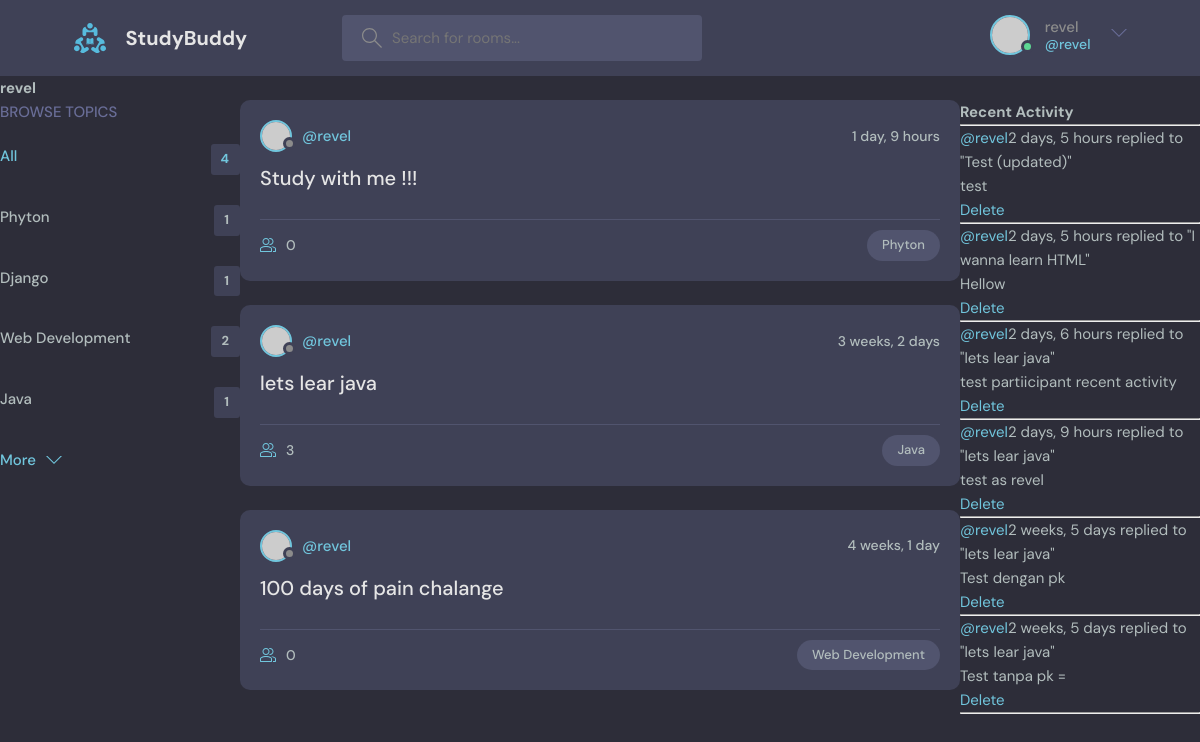
/profile/1/ (signed in), run on the app's committed database.
### base/models.py (models this page shows, shortened)
class Topic(models.Model):
    name = models.CharField(max_length=200)

class Room(models.Model):
    host = models.ForeignKey(User, on_delete=models.SET_NULL, null = True) #user hostnya
    topic = models.ForeignKey(Topic, on_delete=models.SET_NULL, null = True)# 1 topik, tapi bisa have multiple room
    name = models.CharField(max_length=200) # charfield required untuk masukin maxlength
    description = models.TextField(null=True, blank= True) #textfield adalah charfield yang lebih gede
    participants = models.ManyToManyField(User, related_name= 'participants') #store siapa yang aktif di room
    updated = models.DateTimeField(auto_now=True)
    created = models.DateTimeField(auto_now_add= True)
    class Meta:
        ordering = [
            "-updated","-created",
                    ]
    def __str__(self):
        return str(self.name)

class Message(models.Model):
    user = models.ForeignKey(User, on_delete=models.CASCADE)
    room = models.ForeignKey(Room, on_delete=models.CASCADE)#relationship dengan database sebelumnya dengan model one to many (one room, bisa many message)
    body = models.TextField()
    updated = models.DateTimeField(auto_now=True)
    created = models.DateTimeField(auto_now_add=True)
    class Meta:
        ordering = [
            "-updated","-created",]
    def __str__(self):
        return self.body[0:50] #return first 50 character from the message

### base/views.py (the view)
# urls.py: path('profile/<str:pk>/',views.userProfile, name= "user-profile")
def userProfile(request,pk):
    user = User.objects.get(id= pk)
    rooms = user.room_set.all()
    room_messages = user.message_set.all()
    topics = Topic.objects.all()
    context = {'user':user, 'rooms' : rooms, 'room_messages' : room_messages, 'topics' : topics}
    return render (request, 'base/profile.html', context)

### base/templates/base/profile.html (shortened to what this page needs)
{% extends 'main.html' %}
{% block content %}
<h1>{{user.username}}</h1>
<div class ="profile-container">
    <div>{% include 'base/topic_component.html' %}</div>
    <div>{% include 'base/feed_component.html' %}</div>
    <div>{% include 'base/activity_component.html' %}</div>
</div>
{% endblock content %}

### templates/navbar.html (shortened to what this page needs)
{% load static %}
 <header class="header header--loggedIn">
      <div class="container">
        <a href="{%url 'home' %}" class="header__logo">
          <img src="{% static 'images/logo.svg' %}" />
          <h1>StudyBuddy</h1>
        </a>
        <form class="header__search" method ="GET" action =" {% url 'home'%}">
          <label>
            <input name ="q" placeholder="Search for rooms..." />
          </label>
        </form>
        <nav class="header__menu">
          {% if request.user.is_authenticated %}
          <div class="header__user">
            <a href="profile.html">
              <div class="avatar avatar--medium active">
                <img src="https://randomuser.me/api/portraits/men/37.jpg" />
              </div>
              <p>{{request.user.username}} <span>@{{request.user.username}}</span></p>
            </a>
            <button class="dropdown-button">
              <svg version="1.1" xmlns="http://www.w3.org/2000/svg" width="32" height="32" viewBox="0 0 32 32">
                <title>chevron-down</title>
                <path d="M16 21l-13-13h-3l16 16 16-16h-3l-13 13z"></path>
              </svg>
            </button>
          </div>
          {% else %}
          <a href="{% url 'login' %}">
            <img src="{% static 'images/avatar.svg' %}" />
            <p>Login</p>
          </a>
          {% endif %}
        </nav>
      </div>
    </header>

### base/templates/base/topic_component.html (shortened to what this page needs)
<div class="topics">
          <div class="topics__header">
            <h2>Browse Topics</h2>
          </div>
          <ul class="topics__list">
            <li>
              <a href="{%url 'home'%}" class="active">All <span>{{topics.count}}</span></a>
            </li>
              {% for topic in topics %}
            <li>
              <a href="{% url 'home'%}?q={{topic.name}}">{{topic.name}} <span>{{topic.room_set.all.count}}</span></a>
            </li>
              {% endfor%}
          </ul>
          <a class="btn btn--link" href="topics.html">
            More
            <svg version="1.1" xmlns="http://www.w3.org/2000/svg" width="32" height="32" viewBox="0 0 32 32">
              <title>chevron-down</title>
              <path d="M16 21l-13-13h-3l16 16 16-16h-3l-13 13z"></path>
            </svg>
          </a>
        </div>
            <div>
            </div>

### base/templates/base/feed_component.html (shortened to what this page needs)
{% for room in rooms %}
<div class="roomListRoom">
            <div class="roomListRoom__header">
              <a href="{%url 'user-profile' room.host.id %}" class="roomListRoom__author">
                <div class="avatar avatar--small">
                  <img src="https://randomuser.me/api/portraits/women/11.jpg" />
                </div>
                <span>@{{room.host.username}}</span>
              </a>
              <div class="roomListRoom__actions">
                <span>{{room.created|timesince}}</span>
              </div>
            </div>
            <div class="roomListRoom__content">
              <a href="{%url 'room' room.id %}">{{room.name}}</a>
            </div>
            <div class="roomListRoom__meta">
              <a href="{%url 'room' room.id %}" class="roomListRoom__joined">
                  {{room.participants.all.count}}
              </a>
              <p class="roomListRoom__topic">{{room.topic.name}}</p>
            </div>
          </div>
{% endfor %}

### base/templates/base/activity_component.html
            <h3>Recent Activity</h3>
            <hr>
            {% for room_message in room_messages%}
                <div>
                    <small><a href="{% url 'user-profile' room_message.user.id %}">@{{room_message.user}} </a>{{room_message.created|timesince}}</small>
                    <small>replied to "{{room_message.room}}"</small>
                    <p> {{room_message}}</p>
                    {% if request.user == room_message.user %}
                    <a href="{% url 'delete-message' room_message.id %}">Delete</a>
                    {% endif %}
                    <hr>
                </div>
            {%endfor%}

### base/templates/base/profile.html (style rules this page uses)
.profile-container { display: grid; grid-template-columns: 1fr 3fr 1fr; }

### data on the page
Topic: name "Phyton", room_set.all.count "1"
Topic: name "Django", room_set.all.count "1"
Topic: name "Web Development", room_set.all.count "2"
Topic: name "Java", room_set.all.count "1"
Room: host.username "revel", created "1 day, 9 hours", name "Study with me !!!", participants.all.count "0", topic.name "Phyton"
Room: host.username "revel", created "3 weeks, 2 days", name "lets lear java", participants.all.count "3", topic.name "Java"
Room: host.username "revel", created "4 weeks, 1 day", name "100 days of pain chalange", participants.all.count "0", topic.name "Web Development"
Message: user "revel", created "2 days, 5 hours", room "Test (updated)", body "test", shows "Delete"
Message: user "revel", created "2 days, 5 hours", room "I wanna learn HTML", body "Hellow", shows "Delete"
Message: user "revel", created "2 days, 6 hours", room "lets lear java", body "test partiicipant recent activity", shows "Delete"
Message: user "revel", created "2 days, 9 hours", room "lets lear java", body "test as revel", shows "Delete"
Message: user "revel", created "2 weeks, 5 days", room "lets lear java", body "Test dengan pk", shows "Delete"
Message: user "revel", created "2 weeks, 5 days", room "lets lear java", body "Test tanpa pk =", shows "Delete"

### other printed values
{{ request.user.username }} "revel"
{{ user.username }} "revel"
{{ topics.count }} "4"
